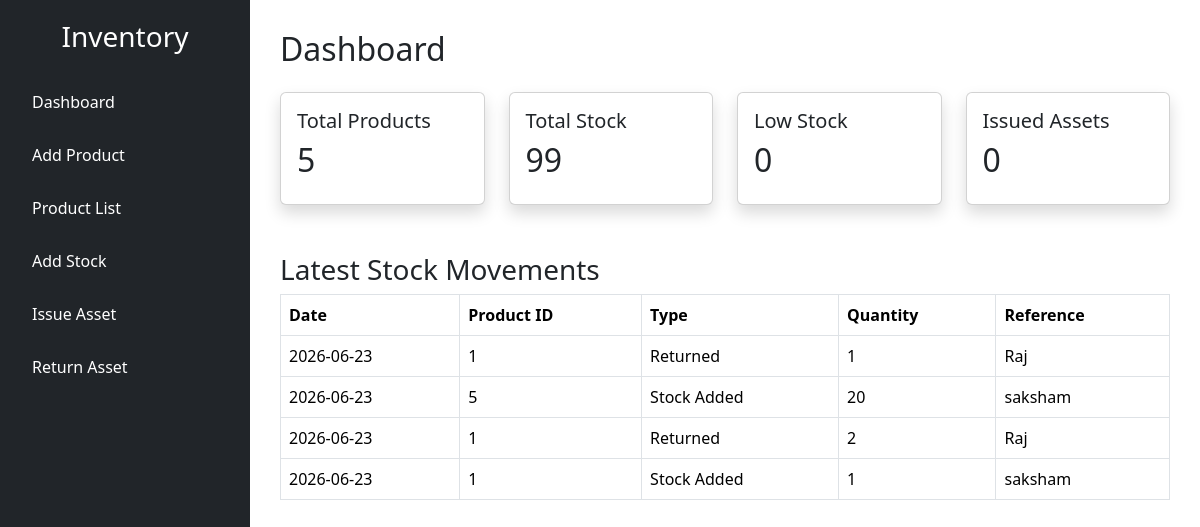
The page / on the database its author committed.
### app/models.py (models this page shows)
class MovementHistory(Base):
    __tablename__ = "movement_history"
    id = Column(Integer, primary_key=True, index=True)
    product_id = Column(
        Integer,
        ForeignKey("products.id")
    )
    movement_type = Column(String)
    quantity = Column(Integer)
    reference_type = Column(String)
    reference_name = Column(String)
    vendor_name = Column(String)
    invoice_number = Column(String)
    movement_date = Column(Date)
    remarks = Column(String)
    created_at = Column(
        DateTime,
        default=datetime.now
    )

### app/main.py (the view)
@app.get("/")
def dashboard(
    request: Request,
    db: Session = Depends(get_db)
):
    total_products = db.query(
        models.Product
    ).count()
    products = db.query(
        models.Product
    ).all()
    total_stock = sum(
        product.current_quantity
        for product in products
    )
    low_stock = db.query(
        models.Product
    ).filter(
        models.Product.current_quantity <=
        models.Product.minimum_quantity
    ).count()
    issued_assets = db.query(
        models.Product
    ).filter(
        models.Product.status == "Issued"
    ).count()
    available_assets = db.query(
        models.Product
    ).filter(
        models.Product.status == "Available"
    ).count()
    repair_items = db.query(
        models.Product
    ).filter(
        models.Product.status == "In Repair"
    ).count()
    damaged_items = db.query(
        models.Product
    ).filter(
        models.Product.status == "Damaged"
    ).count()
    today = date.today()
    expiry_date = today + timedelta(days=30)
    warranty_expiring = db.query(
        models.Product
    ).filter(
        models.Product.warranty_expiry != None,
        models.Product.warranty_expiry <= expiry_date,
        models.Product.warranty_expiry >= today
    ).count()
    latest_movements = db.query(
        models.MovementHistory
    ).order_by(
        models.MovementHistory.created_at.desc()
    ).limit(10).all()
    return templates.TemplateResponse(
        "dashboard.html",
        {
            "request": request,
            "total_products": total_products,
            "total_stock": total_stock,
            "low_stock": low_stock,
            "issued_assets": issued_assets,
            "available_assets": available_assets,
            "repair_items": repair_items,
            "damaged_items": damaged_items,
            "warranty_expiring": warranty_expiring,
            "latest_movements": latest_movements
        }
    )

### app/templates/dashboard.html (shortened to what this page needs)
{% extends "base.html" %}
{% block content %}
<h2 class="mb-4">
    Dashboard
</h2>
<div class="row">
    <div class="col-md-3">
        <div class="card shadow">
            <div class="card-body">
                <h5>Total Products</h5>
                <h2>{{ total_products }}</h2>
            </div>
        </div>
    </div>
    <div class="col-md-3">
        <div class="card shadow">
            <div class="card-body">
                <h5>Total Stock</h5>
                <h2>{{ total_stock }}</h2>
            </div>
        </div>
    </div>
    <div class="col-md-3">
        <div class="card shadow">
            <div class="card-body">
                <h5>Low Stock</h5>
                <h2>{{ low_stock }}</h2>
            </div>
        </div>
    </div>
    <div class="col-md-3">
        <div class="card shadow">
            <div class="card-body">
                <h5>Issued Assets</h5>
                <h2>{{ issued_assets }}</h2>
            </div>
        </div>
    </div>
</div>
<h3 class="mt-5">Latest Stock Movements</h3>
<table class="table table-bordered">
    <thead>
        <tr>
            <th>Date</th>
            <th>Product ID</th>
            <th>Type</th>
            <th>Quantity</th>
            <th>Reference</th>
        </tr>
    </thead>
    <tbody>
        {% for movement in latest_movements %}
        <tr>
            <td>{{ movement.movement_date }}</td>
            <td>{{ movement.product_id }}</td>
            <td>{{ movement.movement_type }}</td>
            <td>{{ movement.quantity }}</td>
            <td>{{ movement.reference_name }}</td>
        </tr>
        {% endfor %}
    </tbody>
</table>
{% endblock %}

### app/templates/base.html (shortened to what this page needs)
<!DOCTYPE html>
<html>
<head>
    <link href="https://cdn.jsdelivr.net/npm/bootstrap@5.3.3/dist/css/bootstrap.min.css" rel="stylesheet">
    <link rel="stylesheet" href="/static/css/style.css">
</head>
<body>
<div class="d-flex">
    <div class="sidebar">
        <h3 class="text-center mb-4">
            Inventory
        </h3>
        <a href="/">Dashboard</a>
        <a href="/products/add">Add Product</a>
        <a href="/products">Product List</a>
        <a href="/stock/add">Add Stock</a>
        <a href="/issue">Issue Asset</a>
        <a href="/return">Return Asset</a>
    </div>
    <div class="content">
        {% block content %}
        {% endblock %}
    </div>
</div>
</body>
</html>

### app/static/css/style.css (style rules this page uses)
body { margin:0; padding:0; }
.sidebar { width:250px; min-height:100vh; background:#212529; padding:20px; }
.sidebar h3 { color:white; }
.sidebar a { display:block; color:white; text-decoration:none; padding:12px; margin-bottom:5px; border-radius:5px; }
.content { flex:1; padding:30px; }

### rows shown on the page
MovementHistory: movement_date "2026-06-23", product_id "1", movement_type "Returned", quantity "1", reference_name "Raj"
MovementHistory: movement_date "2026-06-23", product_id "5", movement_type "Stock Added", quantity "20", reference_name "saksham"
MovementHistory: movement_date "2026-06-23", product_id "1", movement_type "Returned", quantity "2", reference_name "Raj"
MovementHistory: movement_date "2026-06-23", product_id "1", movement_type "Stock Added", quantity "1", reference_name "saksham"

### other values the page prints
{{ total_products }} "5"
{{ total_stock }} "99"
{{ low_stock }} "0"
{{ issued_assets }} "0"
